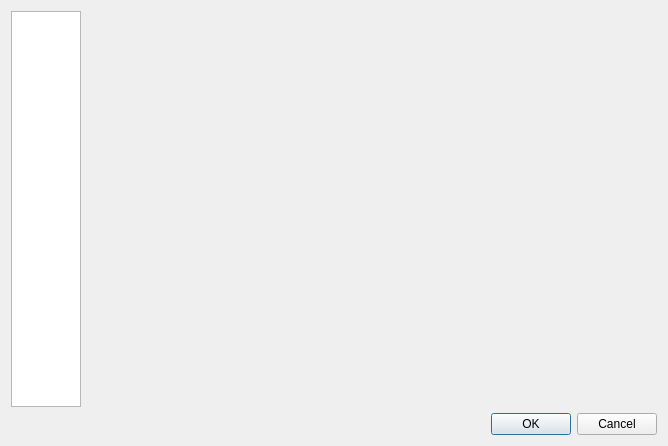
<?xml version="1.0" encoding="UTF-8"?>
<ui version="4.0">
 <class>ConfDialog</class>
 <widget class="QDialog" name="ConfDialog">
  <property name="geometry">
   <rect>
    <x>0</x>
    <y>0</y>
    <width>668</width>
    <height>446</height>
   </rect>
  </property>
  <property name="windowTitle">
   <string>SourceScope Preferences</string>
  </property>
  <property name="layoutDirection">
   <enum>Qt::RightToLeft</enum>
  </property>
  <layout class="QVBoxLayout">
   <item>
    <layout class="QHBoxLayout" name="horizontalLayout">
     <item>
      <widget class="QStackedWidget" name="stackedWidget">
       <property name="currentIndex">
        <number>2</number>
       </property>
       <widget class="QWidget" name="page_general">
        <widget class="QGroupBox" name="groupBox">
         <property name="geometry">
          <rect>
           <x>30</x>
           <y>30</y>
           <width>511</width>
           <height>301</height>
          </rect>
         </property>
         <property name="layoutDirection">
          <enum>Qt::LeftToRight</enum>
         </property>
         <property name="title">
          <string>GroupBox</string>
         </property>
         <widget class="QPushButton" name="pushButton">
          <property name="geometry">
           <rect>
            <x>100</x>
            <y>80</y>
            <width>111</width>
            <height>26</height>
           </rect>
          </property>
          <property name="text">
           <string>Change font</string>
          </property>
         </widget>
         <widget class="QComboBox" name="comboBox">
          <property name="geometry">
           <rect>
            <x>100</x>
            <y>40</y>
            <width>79</width>
            <height>26</height>
           </rect>
          </property>
         </widget>
         <widget class="QLabel" name="label_2">
          <property name="geometry">
           <rect>
            <x>30</x>
            <y>80</y>
            <width>60</width>
            <height>18</height>
           </rect>
          </property>
          <property name="text">
           <string>Ui font</string>
          </property>
         </widget>
         <widget class="QLabel" name="label">
          <property name="geometry">
           <rect>
            <x>30</x>
            <y>50</y>
            <width>60</width>
            <height>18</height>
           </rect>
          </property>
          <property name="text">
           <string>Ui Style</string>
          </property>
         </widget>
        </widget>
       </widget>
       <widget class="QWidget" name="page_program">
        <widget class="QGroupBox" name="groupBox_2">
         <property name="geometry">
          <rect>
           <x>20</x>
           <y>0</y>
           <width>531</width>
           <height>381</height>
          </rect>
         </property>
         <property name="layoutDirection">
          <enum>Qt::LeftToRight</enum>
         </property>
         <property name="title">
          <string>Programs path</string>
         </property>
         <widget class="QWidget" name="verticalLayoutWidget">
          <property name="geometry">
           <rect>
            <x>20</x>
            <y>40</y>
            <width>491</width>
            <height>161</height>
           </rect>
          </property>
          <layout class="QVBoxLayout" name="verticalLayout">
           <item>
            <layout class="QHBoxLayout" name="horizontalLayout_11">
             <item>
              <widget class="QLabel" name="label_12">
               <property name="sizePolicy">
                <sizepolicy hsizetype="Preferred" vsizetype="Fixed">
                 <horstretch>0</horstretch>
                 <verstretch>0</verstretch>
                </sizepolicy>
               </property>
               <property name="minimumSize">
                <size>
                 <width>0</width>
                 <height>25</height>
                </size>
               </property>
               <property name="maximumSize">
                <size>
                 <width>100</width>
                 <height>20</height>
                </size>
               </property>
               <property name="text">
                <string>Cscope  </string>
               </property>
              </widget>
             </item>
             <item>
              <widget class="QLineEdit" name="lineEdit_10">
               <property name="minimumSize">
                <size>
                 <width>0</width>
                 <height>25</height>
                </size>
               </property>
               <property name="maximumSize">
                <size>
                 <width>16777215</width>
                 <height>25</height>
                </size>
               </property>
              </widget>
             </item>
             <item>
              <widget class="QPushButton" name="pushButton_11">
               <property name="minimumSize">
                <size>
                 <width>0</width>
                 <height>25</height>
                </size>
               </property>
               <property name="maximumSize">
                <size>
                 <width>60</width>
                 <height>25</height>
                </size>
               </property>
               <property name="text">
                <string>set</string>
               </property>
              </widget>
             </item>
            </layout>
           </item>
           <item>
            <layout class="QHBoxLayout" name="horizontalLayout_10">
             <item>
              <widget class="QLabel" name="label_11">
               <property name="sizePolicy">
                <sizepolicy hsizetype="Preferred" vsizetype="Fixed">
                 <horstretch>0</horstretch>
                 <verstretch>0</verstretch>
                </sizepolicy>
               </property>
               <property name="minimumSize">
                <size>
                 <width>0</width>
                 <height>25</height>
                </size>
               </property>
               <property name="maximumSize">
                <size>
                 <width>100</width>
                 <height>20</height>
                </size>
               </property>
               <property name="text">
                <string>Ctags    </string>
               </property>
              </widget>
             </item>
             <item>
              <widget class="QLineEdit" name="lineEdit_9">
               <property name="minimumSize">
                <size>
                 <width>0</width>
                 <height>25</height>
                </size>
               </property>
               <property name="maximumSize">
                <size>
                 <width>16777215</width>
                 <height>25</height>
                </size>
               </property>
              </widget>
             </item>
             <item>
              <widget class="QPushButton" name="pushButton_10">
               <property name="minimumSize">
                <size>
                 <width>0</width>
                 <height>25</height>
                </size>
               </property>
               <property name="maximumSize">
                <size>
                 <width>60</width>
                 <height>25</height>
                </size>
               </property>
               <property name="text">
                <string>set</string>
               </property>
              </widget>
             </item>
            </layout>
           </item>
           <item>
            <layout class="QHBoxLayout" name="horizontalLayout_9">
             <item>
              <widget class="QLabel" name="label_10">
               <property name="sizePolicy">
                <sizepolicy hsizetype="Preferred" vsizetype="Fixed">
                 <horstretch>0</horstretch>
                 <verstretch>0</verstretch>
                </sizepolicy>
               </property>
               <property name="minimumSize">
                <size>
                 <width>0</width>
                 <height>25</height>
                </size>
               </property>
               <property name="maximumSize">
                <size>
                 <width>100</width>
                 <height>20</height>
                </size>
               </property>
               <property name="text">
                <string>Idutils   </string>
               </property>
              </widget>
             </item>
             <item>
              <widget class="QLineEdit" name="lineEdit_8">
               <property name="minimumSize">
                <size>
                 <width>0</width>
                 <height>25</height>
                </size>
               </property>
               <property name="maximumSize">
                <size>
                 <width>16777215</width>
                 <height>25</height>
                </size>
               </property>
              </widget>
             </item>
             <item>
              <widget class="QPushButton" name="pushButton_9">
               <property name="minimumSize">
                <size>
                 <width>0</width>
                 <height>25</height>
                </size>
               </property>
               <property name="maximumSize">
                <size>
                 <width>60</width>
                 <height>25</height>
                </size>
               </property>
               <property name="text">
                <string>set</string>
               </property>
              </widget>
             </item>
            </layout>
           </item>
           <item>
            <layout class="QHBoxLayout" name="horizontalLayout_5">
             <item>
              <widget class="QLabel" name="label_6">
               <property name="sizePolicy">
                <sizepolicy hsizetype="Preferred" vsizetype="Fixed">
                 <horstretch>0</horstretch>
                 <verstretch>0</verstretch>
                </sizepolicy>
               </property>
               <property name="minimumSize">
                <size>
                 <width>0</width>
                 <height>25</height>
                </size>
               </property>
               <property name="maximumSize">
                <size>
                 <width>100</width>
                 <height>20</height>
                </size>
               </property>
               <property name="text">
                <string>gtags    </string>
               </property>
              </widget>
             </item>
             <item>
              <widget class="QLineEdit" name="lineEdit_4">
               <property name="minimumSize">
                <size>
                 <width>0</width>
                 <height>25</height>
                </size>
               </property>
               <property name="maximumSize">
                <size>
                 <width>16777215</width>
                 <height>25</height>
                </size>
               </property>
              </widget>
             </item>
             <item>
              <widget class="QPushButton" name="pushButton_5">
               <property name="minimumSize">
                <size>
                 <width>0</width>
                 <height>25</height>
                </size>
               </property>
               <property name="maximumSize">
                <size>
                 <width>60</width>
                 <height>25</height>
                </size>
               </property>
               <property name="text">
                <string>set</string>
               </property>
              </widget>
             </item>
            </layout>
           </item>
           <item>
            <layout class="QHBoxLayout" name="horizontalLayout_2">
             <item>
              <widget class="QLabel" name="label_3">
               <property name="sizePolicy">
                <sizepolicy hsizetype="Preferred" vsizetype="Fixed">
                 <horstretch>0</horstretch>
                 <verstretch>0</verstretch>
                </sizepolicy>
               </property>
               <property name="minimumSize">
                <size>
                 <width>0</width>
                 <height>25</height>
                </size>
               </property>
               <property name="maximumSize">
                <size>
                 <width>100</width>
                 <height>20</height>
                </size>
               </property>
               <property name="text">
                <string>Dot       </string>
               </property>
              </widget>
             </item>
             <item>
              <widget class="QLineEdit" name="lineEdit">
               <property name="minimumSize">
                <size>
                 <width>0</width>
                 <height>25</height>
                </size>
               </property>
               <property name="maximumSize">
                <size>
                 <width>16777215</width>
                 <height>25</height>
                </size>
               </property>
              </widget>
             </item>
             <item>
              <widget class="QPushButton" name="pushButton_2">
               <property name="minimumSize">
                <size>
                 <width>0</width>
                 <height>25</height>
                </size>
               </property>
               <property name="maximumSize">
                <size>
                 <width>60</width>
                 <height>25</height>
                </size>
               </property>
               <property name="text">
                <string>set</string>
               </property>
              </widget>
             </item>
            </layout>
           </item>
          </layout>
         </widget>
         <widget class="Line" name="line">
          <property name="geometry">
           <rect>
            <x>37</x>
            <y>200</y>
            <width>451</width>
            <height>20</height>
           </rect>
          </property>
          <property name="orientation">
           <enum>Qt::Horizontal</enum>
          </property>
         </widget>
         <widget class="QTextEdit" name="textEditCmdGuess">
          <property name="geometry">
           <rect>
            <x>20</x>
            <y>229</y>
            <width>451</width>
            <height>141</height>
           </rect>
          </property>
         </widget>
         <widget class="QPushButton" name="pushButtonGuess">
          <property name="geometry">
           <rect>
            <x>480</x>
            <y>250</y>
            <width>41</width>
            <height>26</height>
           </rect>
          </property>
          <property name="text">
           <string>Guess</string>
          </property>
         </widget>
        </widget>
       </widget>
       <widget class="QWidget" name="page_editorQSci"/>
       <widget class="QWidget" name="page_editorKate"/>
       <widget class="QWidget" name="page_plugin"/>
       <widget class="QWidget" name="page_vcs"/>
      </widget>
     </item>
     <item>
      <widget class="QListWidget" name="listWidget">
       <property name="maximumSize">
        <size>
         <width>70</width>
         <height>16777215</height>
        </size>
       </property>
      </widget>
     </item>
    </layout>
   </item>
   <item>
    <widget class="QDialogButtonBox" name="buttonBox">
     <property name="layoutDirection">
      <enum>Qt::LeftToRight</enum>
     </property>
     <property name="orientation">
      <enum>Qt::Horizontal</enum>
     </property>
     <property name="standardButtons">
      <set>QDialogButtonBox::Cancel|QDialogButtonBox::Ok</set>
     </property>
    </widget>
   </item>
  </layout>
 </widget>
 <resources/>
 <connections>
  <connection>
   <sender>buttonBox</sender>
   <signal>accepted()</signal>
   <receiver>ConfDialog</receiver>
   <slot>accept()</slot>
   <hints>
    <hint type="sourcelabel">
     <x>248</x>
     <y>254</y>
    </hint>
    <hint type="destinationlabel">
     <x>157</x>
     <y>274</y>
    </hint>
   </hints>
  </connection>
  <connection>
   <sender>buttonBox</sender>
   <signal>rejected()</signal>
   <receiver>ConfDialog</receiver>
   <slot>reject()</slot>
   <hints>
    <hint type="sourcelabel">
     <x>316</x>
     <y>260</y>
    </hint>
    <hint type="destinationlabel">
     <x>286</x>
     <y>274</y>
    </hint>
   </hints>
  </connection>
 </connections>
</ui>
